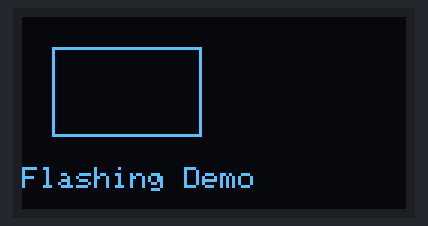
A sketch run on a simulated ESP32. On the bench: 128×64 one-colour display.

Above: at 0.1 s.
At 0.6 s:
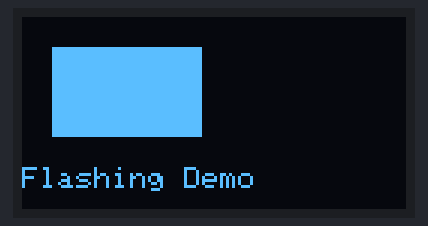

Measured:
- what the display in image 1 shows lasts 0.5 s, from 0.6 s to 1.1 s

The sketch:

OLD_displayTestFlash.ino
```cpp
#include <Wire.h>
#include <Adafruit_GFX.h>
#include <Adafruit_SSD1306.h>

#define SCREEN_WIDTH 128 // OLED display width in pixels
#define SCREEN_HEIGHT 64 // OLED display height in pixels
#define OLED_RESET    -1 // Reset pin (not used with I2C)
#define SCREEN_ADDRESS 0x3C // I2C address (common for SSD1306)

Adafruit_SSD1306 display(SCREEN_WIDTH, SCREEN_HEIGHT, &Wire, OLED_RESET);

void setup() {
  Wire.begin(18, 19); // SDA = 18, SCL = 19 (adjust if needed)

  if(!display.begin(SSD1306_SWITCHCAPVCC, SCREEN_ADDRESS)) {
    Serial.println(F("SSD1306 allocation failed"));
    for(;;);
  }

  display.clearDisplay();
}

void loop() {
  display.clearDisplay();

  // Draw flashing rectangle
  static bool toggle = false;
  if(toggle) {
    display.fillRect(10, 10, 50, 30, SSD1306_WHITE);
  } else {
    display.drawRect(10, 10, 50, 30, SSD1306_WHITE);
  }
  toggle = !toggle;

  // Optional: draw some text
  display.setTextSize(1);
  display.setTextColor(SSD1306_WHITE);
  display.setCursor(0, 50);
  display.println(F("Flashing Demo"));

  display.display();
  delay(500); // half-second flash
}
```
